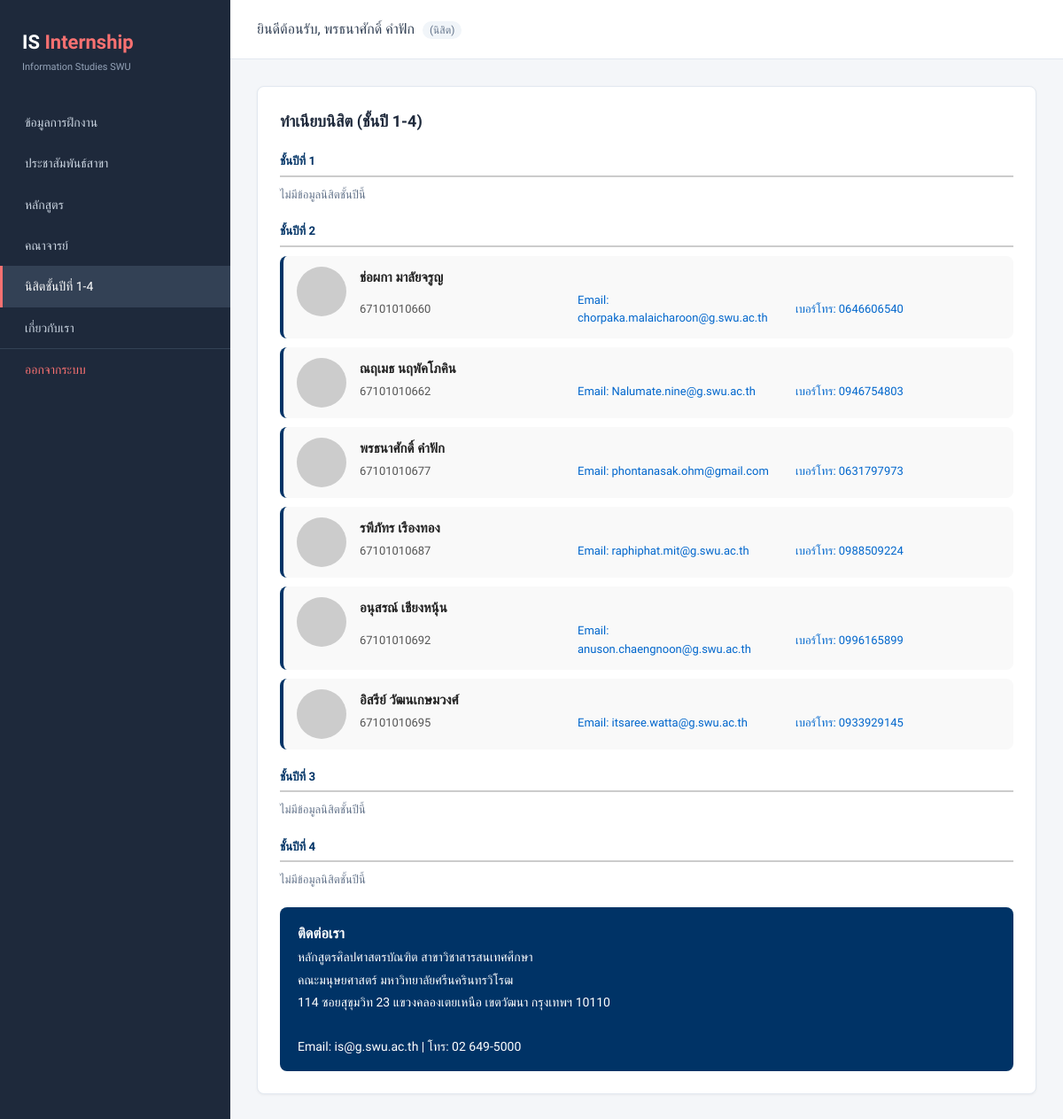
The app's page /home.php?page=student (signed in) with its own data.
### tables this page shows
CREATE TABLE `student` (
  `stu_id` varchar(20) NOT NULL,
  `stu_pass` varchar(100) DEFAULT NULL,
  `stu_name` varchar(100) DEFAULT NULL,
  `stu_year` varchar(10) DEFAULT NULL,
  `stu_email` varchar(100) DEFAULT NULL,
  `stu_tel` varchar(20) DEFAULT NULL,
  PRIMARY KEY (`stu_id`)
);

### includes/functions.php (called while the page is built, shortened)
<?php
function t($key)
{
    global $texts, $lang;
    return $texts[$lang][$key] ?? $key;
}
function e($value)
{
    return htmlspecialchars((string) $value, ENT_QUOTES, 'UTF-8');
}
function homeUrl(array $params = array())
{
    $query = http_build_query($params);
    return 'home.php' . ($query !== '' ? '?' . $query : '');
}
function isLoggedIn()
{
    return isset($_SESSION['user_id']);
}
function currentUserRole()
{
    return $_SESSION['role'] ?? null;
}
function currentUserName()
{
    return $_SESSION['user_name'] ?? '';
}
function resolveCurrentPage($page, array $allowedPages)
{
    return in_array($page, $allowedPages, true) ? $page : 'internship';
}
function getContactInfo()
{
    global $contactInfo;
    return $contactInfo;
}
function avatarFallbackUrl($name, $background, $size)
{
    return 'https://ui-avatars.com/api/?name=' . rawurlencode($name)
        . '&background=' . rawurlencode($background)
        . '&color=fff&size=' . (int) $size;
}
function fetchRows($result)
{
    return $result->fetch_all(MYSQLI_ASSOC);
}
function fetchStudentsByYear(mysqli $connection, $year)
{
    $yearString = (string) $year;
    $statement = $connection->prepare('SELECT * FROM student WHERE stu_year = ? ORDER BY stu_id ASC');
    $statement->bind_param('s', $yearString);
    $statement->execute();
    return fetchRows($statement->get_result());
}
function collectStudentsByYear(mysqli $connection, $maxYear)
{
    $studentsByYear = array();
    for ($year = 1; $year <= $maxYear; $year++) {
        $studentsByYear[$year] = fetchStudentsByYear($connection, $year);
    }
    return $studentsByYear;
}

### includes/config.php (called while the page is built, shortened)
<?php
$lang = 'th';
$texts = array(
    'th' => array(
        'system_title' => 'IS Internship',
        'system_desc' => 'ระบบจัดการข้อมูลการฝึกงาน สาขาสารสนเทศศึกษา (SWU)',
        'menu_intern' => 'ข้อมูลการฝึกงาน',
        'menu_pr' => 'ประชาสัมพันธ์สาขา',
        'menu_about' => 'เกี่ยวกับเรา',
        'menu_course' => 'หลักสูตร',
        'menu_teacher' => 'คณาจารย์',
        'menu_student' => 'นิสิตชั้นปีที่ 1-4',
        'logout' => 'ออกจากระบบ',
        'welcome' => 'ยินดีต้อนรับ',
        'btn_submit' => '+ ยื่นคำร้องขอฝึกงาน',
        'role_student' => 'นิสิต',
        'role_teacher' => 'อาจารย์',
        'role_staff' => 'เจ้าหน้าที่',
    ),
);
$allowedPages = array(
    'internship',
    'request_form',
    'pr',
    'about',
    'course',
    'teacher',
    'student',
);
$sidebarPages = array(
    'internship' => 'menu_intern',
    'pr' => 'menu_pr',
    'course' => 'menu_course',
    'teacher' => 'menu_teacher',
    'student' => 'menu_student',
    'about' => 'menu_about',
);
$contactInfo = array(
    'title' => 'ติดต่อเรา',
    'lines' => array(
        'หลักสูตรศิลปศาสตรบัณฑิต สาขาวิชาสารสนเทศศึกษา',
        'คณะมนุษยศาสตร์ มหาวิทยาลัยศรีนครินทรวิโรฒ',
        '114 ซอยสุขุมวิท 23 แขวงคลองเตยเหนือ เขตวัฒนา กรุงเทพฯ 10110',
    ),
    'meta' => 'Email: is@g.swu.ac.th | โทร: 02 649-5000',
);

### pages/student.php (the view, shortened to what this page needs)
<?php
$studentsByYear = $studentsByYear ?? array();
?>
<div class="card">
    <h4>ทำเนียบนิสิต (ชั้นปี 1-4)</h4>
    <?php foreach ($studentsByYear as $year => $students): ?>
        <h5 class="faculty-section-title">ชั้นปีที่ <?php echo e((string) $year); ?></h5>
        <?php if (!empty($students)): ?>
            <?php foreach ($students as $student): ?>
                <div class="faculty-item">
                    <img
                        src=""
                        alt=""
                        onerror="this.src='<?php echo e(avatarFallbackUrl($student['stu_name'], '555', 56)); ?>'"
                    >
                    <div class="faculty-info">
                        <div class="fname"><?php echo e($student['stu_name']); ?></div>
                        <div class="feng"><?php echo e($student['stu_id']); ?></div>
                        <div class="femail">Email: <?php echo e($student['stu_email']); ?></div>
                        <div class="femail">เบอร์โทร: <?php echo e($student['stu_tel'] ?? '-'); ?></div>
                    </div>
                </div>
            <?php endforeach; ?>
        <?php else: ?>
            <p class="text-muted">ไม่มีข้อมูลนิสิตชั้นปีนี้</p>
        <?php endif; ?>
    <?php endforeach; ?>
    <?php require __DIR__ . '/../includes/contact-footer.php'; ?>
</div>

### includes/header.php (shortened to what this page needs)
<!DOCTYPE html>
<html lang="th">
<head>
    <link rel="stylesheet" href="assets/css/deco.css">
    <link rel="stylesheet" href="assets/css/home.css">
</head>
<body>

### home.php (shortened to what this page needs)
<?php
require_once __DIR__ . '/includes/config.php';
require_once __DIR__ . '/includes/functions.php';
$conn = createDatabaseConnection($dbConfig);
$currentPage = resolveCurrentPage($_GET['page'] ?? 'internship', $allowedPages);
if (isLoggedIn()) {
    if ($currentPage === 'student') {
        $studentsByYear = collectStudentsByYear($conn, 4);
    }
}
require __DIR__ . '/includes/header.php';
if (!isLoggedIn()) {
    require __DIR__ . '/includes/login-form.php';
} else {
    ?>
    <div class="dashboard-page">
        <aside class="sidebar">
            <div class="sidebar-header">
                <h2>IS <span>Internship</span></h2>
                <p class="sub-logo">Information Studies SWU</p>
            </div>
            <ul class="sidebar-menu">
                <?php foreach ($sidebarPages as $page => $labelKey): ?>
                    <li>
                        <a href="<?php echo e(homeUrl(array('page' => $page))); ?>" class="<?php echo $currentPage === $page ? 'active' : ''; ?>">
                            <?php echo e(t($labelKey)); ?>
                        </a>
                    </li>
                <?php endforeach; ?>
                <li class="logout-link">
                    <a href="<?php echo e(homeUrl(array('logout' => 'true'))); ?>"><?php echo e(t('logout')); ?></a>
                </li>
            </ul>
        </aside>
        <main class="main-content">
            <header class="topbar">
                <h3>
                    <?php echo e(t('welcome')); ?>, <?php echo e(currentUserName()); ?>
                    <span class="badge role-<?php echo e((string) currentUserRole()); ?>">
                        (<?php echo e(t('role_' . currentUserRole())); ?>)
                    </span>
                </h3>
            </header>
            <div class="content-wrapper">
                <?php require __DIR__ . '/pages/' . $currentPage . '.php'; ?>
            </div>
        </main>
    </div>
    <?php
}
require __DIR__ . '/includes/footer.php';

### includes/contact-footer.php
<?php
$contact = getContactInfo();
?>
<div class="faculty-footer">
    <h3><?php echo e($contact['title']); ?></h3>
    <p>
        <?php foreach ($contact['lines'] as $line): ?>
            <?php echo e($line); ?><br>
        <?php endforeach; ?>
        <br>
        <?php echo e($contact['meta']); ?>
    </p>
</div>

### includes/footer.php (shortened to what this page needs)
</body>
</html>

### assets/css/deco.css (style rules this page uses)
* { box-sizing: border-box; margin: 0; padding: 0; }
body { font-family: 'Prompt', sans-serif; background: #f4f6f9; color: #333; line-height: 1.6; }
.dashboard-page { display: flex; height: 100vh; }
.sidebar { width: 260px; background: #1e293b; color: #fff; padding: 30px 0; display: flex; flex-direction: column; }
.sidebar-header { padding: 0 25px; margin-bottom: 30px; }
.sidebar-header h2 { font-size: 22px; margin-bottom: 2px; }
.sidebar-header h2 span { color: #f87171; }
.sub-logo { font-size: 11px; color: #94a3b8; }
.sidebar-menu { list-style: none; flex: 1; }
.sidebar-menu li a { display: block; padding: 12px 25px; color: #cbd5e1; text-decoration: none; font-size: 14px; transition: 0.2s; border-left: 3px solid transparent; }
.sidebar-menu li a.active { background: #334155; color: #fff; border-left-color: #f87171; font-weight: 500; }
.logout-link { margin-top: auto; border-top: 1px solid #334155; }
.logout-link a { color: #f87171 !important; }
.main-content { flex: 1; display: flex; flex-direction: column; overflow: hidden; }
.topbar { background: #fff; padding: 20px 30px; border-bottom: 1px solid #e2e8f0; display: flex; justify-content: space-between; align-items: center; }
.topbar h3 { font-size: 16px; color: #334155; font-weight: 500; }
.badge { font-size: 12px; padding: 3px 8px; border-radius: 12px; margin-left: 5px; background: #f1f5f9; color: #64748b; }
.content-wrapper { padding: 30px; overflow-y: auto; flex: 1; }
.card { background: #fff; border-radius: 8px; padding: 25px; box-shadow: 0 1px 3px rgba(0,0,0,0.05); margin-bottom: 25px; border: 1px solid #e2e8f0; }
.card h4 { font-size: 18px; color: #1e293b; margin-bottom: 5px; font-weight: 600; }
.text-muted { color: #64748b; font-size: 13px; }
.faculty-section-title { color: #003366; border-bottom: 2px solid #ccc; padding-bottom: 5px; margin-top: 20px; margin-bottom: 10px; }
.faculty-item { background: #f9f9f9; padding: 12px 15px; margin: 10px 0; border-radius: 8px; border-left: 4px solid #003366; display: grid; grid-template-columns: 56px 1fr; gap: 15px; align-items: start; }
.faculty-item img { width: 56px; height: 56px; border-radius: 50%; object-fit: cover; }
.faculty-info { display: grid; grid-template-columns: 1fr 1fr 1fr; gap: 4px 15px; align-items: center; }
.faculty-info .fname { font-weight: bold; font-size: 15px; color: #222; grid-column: 1 / -1; }
.faculty-info .feng { color: #555; font-size: 13px; }
.faculty-info .femail { color: #0066cc; font-size: 13px; }
.faculty-footer { background: #003366; color: white; padding: 15px 20px; border-radius: 8px; margin-top: 20px; font-size: 14px; line-height: 1.8; }
.faculty-footer h3 { margin-top: 0; }

### assets/css/home.css (style rules this page uses)
.faculty-section-title { color: #003366; border-bottom: 2px solid #ccc; padding-bottom: 5px; margin-top: 20px; margin-bottom: 10px; }
.faculty-item { background: #f9f9f9; padding: 12px 15px; margin: 10px 0; border-radius: 8px; border-left: 4px solid #003366; display: grid; grid-template-columns: 56px 1fr; gap: 15px; align-items: start; }
.faculty-item img { width: 56px; height: 56px; border-radius: 50%; object-fit: cover; }
.faculty-info { display: grid; grid-template-columns: 1fr 1fr 1fr; gap: 4px 15px; align-items: center; }
.faculty-info .fname { font-weight: bold; font-size: 15px; color: #222; grid-column: 1 / -1; }
.faculty-info .feng { color: #555; font-size: 13px; }
.faculty-info .femail { color: #0066cc; font-size: 13px; }
.faculty-footer { background: #003366; color: white; padding: 15px 20px; border-radius: 8px; margin-top: 20px; font-size: 14px; line-height: 1.8; }
.faculty-footer h3 { margin-top: 0; }

### records on screen
student: stu_name "ช่อผกา มาลัยจรูญ", stu_id "67101010660", stu_email "chorpaka.malaicharoon@g.swu.ac.th", stu_tel "0646606540"
student: stu_name "ณฤเมธ นฤพัคโภคิน", stu_id "67101010662", stu_email "Nalumate.nine@g.swu.ac.th", stu_tel "0946754803"
student: stu_name "พรธนาศักดิ์ คำฟัก", stu_id "67101010677", stu_email "phontanasak.ohm@gmail.com", stu_tel "0631797973"
student: stu_name "รพีภัทร เรืองทอง", stu_id "67101010687", stu_email "raphiphat.mit@g.swu.ac.th", stu_tel "0988509224"
student: stu_name "อนุสรณ์ เชียงหนุ้น", stu_id "67101010692", stu_email "anuson.chaengnoon@g.swu.ac.th", stu_tel "0996165899"
student: stu_name "อิสรีย์ วัฒนเกษมวงศ์", stu_id "67101010695", stu_email "itsaree.watta@g.swu.ac.th", stu_tel "0933929145"

### other values on screen
t($labelKey) "ข้อมูลการฝึกงาน"
t($labelKey) "ประชาสัมพันธ์สาขา"
t($labelKey) "หลักสูตร"
t($labelKey) "คณาจารย์"
t($labelKey) "นิสิตชั้นปีที่ 1-4"
t($labelKey) "เกี่ยวกับเรา"
t('logout') "ออกจากระบบ"
t('welcome') "ยินดีต้อนรับ"
currentUserName() "พรธนาศักดิ์ คำฟัก"
t('role_' . currentUserRole()) "นิสิต"
$year "1"
$year "2"
$year "3"
$year "4"
$contact['title'] "ติดต่อเรา"
